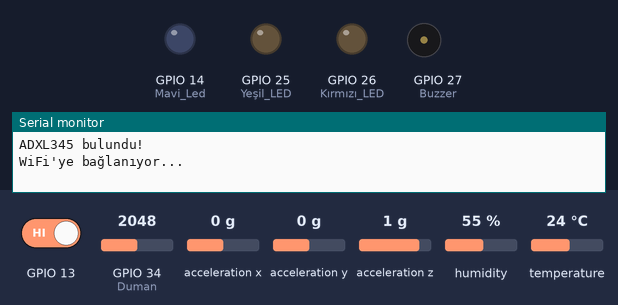
This program was run on a simulated ESP32. On the bench: output pins drawn as LEDs (lit = HIGH), buzzer (waves = sounding, pin HIGH), the last lines printed to the serial monitor. Dashed ring = blinking. The inputs (shaded band) are chosen by the test bench; at power-on: temperature 24 °C, acceleration x 0 g, GPIO 13 HIGH, GPIO 34 (Duman) = 2048, acceleration y 0 g, acceleration z 1 g, humidity 55 %. WiFi joins after 1.5 s; servers stay silent unless stated; uploads are accepted with an empty reply.

Above: at 0.1 s.
At 3.2 s:
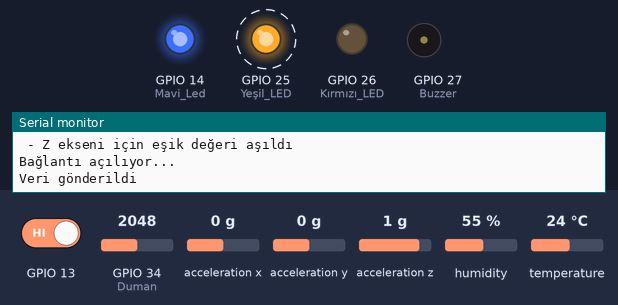
3.3 s: temperature set to 28 °C
6.8 s: temperature set to 31 °C
At 9.07 s:
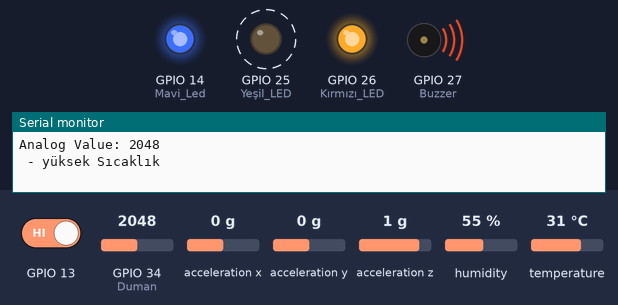
13.2 s: acceleration x set to -1.4 g
16.7 s: GPIO 13 driven LOW
20.2 s: GPIO 34 (Duman) set to 1073
26.8 s: GPIO 34 (Duman) set to 1022
Timing chart, 0 to 31.3 s (numbered marks = the images above; inputs shaded):
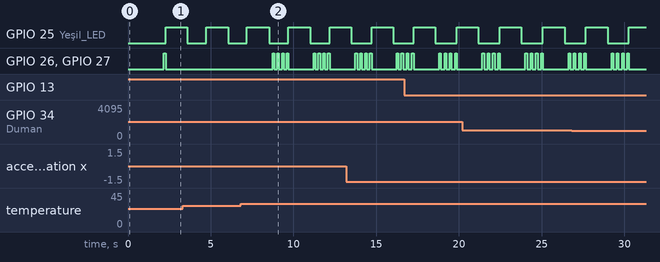

The program:

main.cpp
```cpp
#include <Arduino.h>
#include <Wire.h>
#include <Adafruit_ADXL345_U.h>
#include <WiFi.h>
#include <DHT.h>
#include <DHT_U.h>
const char* agAdi = "redmi12";
const char* agSifresi = "yusuf2003";
float temperature = 0.0;
int currentX = 0;
int currentY = 0;
int currentZ = 0;
int gasStatus = 0;
Adafruit_ADXL345_Unified accel = Adafruit_ADXL345_Unified(12345);
WiFiClient client;
#define DHTPIN 15
#define DHTTYPE DHT11
DHT dht(DHTPIN, DHTTYPE);
int esikDegeri = 700;
int xEsikDegeri = 1;
int yEsikDegeri = 1;
int zEsikDegeri = 1;
int deger = 0;

int16_t ax, ay, az;

void connectToWiFi() {
    Serial.println("WiFi'ye bağlanıyor...");

    WiFi.begin(agAdi, agSifresi);

    while (WiFi.status() != WL_CONNECTED) {

        delay(1000);
        Serial.println("Bağlanıyor...");
        digitalWrite(14, LOW);
    }
    Serial.println("Bağlandı! IP adresi: ");
    digitalWrite(14, HIGH);
    Serial.println(WiFi.localIP());
}

void sendDataToAPI() {
    digitalWrite(25, HIGH);  // Yeşil LED
    if (!client.connected()) {
        Serial.println("Bağlantı açılıyor...");
        if (!client.connect("192.168.123.46", 3000)) {
            Serial.println("Bağlantı hatası!");
            digitalWrite(14, LOW);
            return;
        }
        digitalWrite(14, HIGH);
    }
    String veri = "GET /test?x=" + String(ax) +
                  "&y=" + String(ay) +
                  "&z=" + String(az) +
                  "&smoke=" + String(deger) +
                  "&temperature=" + String(temperature) +
                  "&gasstatus=" + String(gasStatus) +
                  "&id=1 HTTP/1.1\r\n";
    veri += "Host: 195.85.216.225\r\n";
    veri += "Connection: close\r\n\r\n";
    client.print(veri);
    Serial.println("Veri gönderildi");

    while (client.available()) {
        String response = client.readString();
        Serial.println(response);
    }
    client.stop();
    digitalWrite(25, LOW);  // Yeşil LED'i kapat
}

void setup() {
    Wire.begin(21, 22);
    Serial.begin(9600);

    if (!accel.begin()) {
        Serial.println("ADXL345 bulunamadı! Kontrol edin.");
        while (1);
    }
    Serial.println("ADXL345 bulundu!");
    pinMode(26, OUTPUT); // Kırmızı LED
    pinMode(27, OUTPUT); // Buzzer
    pinMode(25, OUTPUT); // Yeşil LED
    pinMode(34, INPUT);  // Duman/Gaz sensörü (Analog giriş)
    pinMode(14, OUTPUT);  // Mavi Led (Dijital giriş)
    pinMode(13, INPUT);
    connectToWiFi();
}

void loop() {
    sensors_event_t event;
    accel.getEvent(&event);
    temperature = dht.readTemperature();
    ax = event.acceleration.x;
    ay = event.acceleration.y;
    az = event.acceleration.z;
    gasStatus = digitalRead(13);
    deger = analogRead(34);
    deger = map(deger, 0, 1023, 0, 1000);
    Serial.print("Duman/Gaz Değeri: ");
    Serial.print(deger);
    Serial.print("Duman/Gaz Aşım Durumu: ");
    Serial.print(gasStatus);
    Serial.print("Sıcaklık Değeri: ");
    Serial.print(temperature);
    Serial.print(", ADXL345 - X: ");
    Serial.print(ax);
    Serial.print(", Y: ");
    Serial.print(ay);
    Serial.print(", Z: ");
    Serial.println(az);
    int analogValue = analogRead(34);
    Serial.print("Analog Value: ");
    Serial.println(analogValue);
    bool alarm = false;
    if (temperature > 29){
        Serial.println(" - yüksek Sıcaklık");
        alarm = true;
    }
    if (gasStatus == 0) {
        Serial.println(" - yüksek duman veya gaz");
        alarm = true;
    }
    if (abs(ax - currentX) > xEsikDegeri) {
        Serial.println(" - X ekseni için eşik değeri aşıldı");
        alarm = true;
    }
    if (abs(ay - currentY) > yEsikDegeri) {
        Serial.println(" - Y ekseni için eşik değeri aşıldı");
        alarm = true;
    }
    if (abs(az - currentZ) > zEsikDegeri) {
        Serial.println(" - Z ekseni için eşik değeri aşıldı");
        alarm = true;
    }
    currentX = ax;
    currentY = ay;
    currentZ = az;
    if (alarm) {
        digitalWrite(26, HIGH);  // Kırmızı LED
        digitalWrite(27, HIGH);  // Buzzer
        digitalWrite(25, LOW);   // Yeşil LED
        delay(100);
        digitalWrite(26, LOW);   // Kırmızı LED kapalı
        digitalWrite(27, LOW);   // Buzzer kapalı
    } else {
        Serial.println(" - normal değerler");
        digitalWrite(26, LOW);   // Kırmızı LED kapalı
        digitalWrite(27, LOW);   // Buzzer kapalı
        digitalWrite(25, LOW);   // Yeşil LED kapalı
    }

    static unsigned long lastSendTime = 0;
    if (millis() - lastSendTime >= 1000) {
        sendDataToAPI();
        lastSendTime = millis();
    }
    delay(100);
}
```

Measured:
- the behaviour switches between 29 and 30 °C on temperature (found by bisection; images 1 and 2)
- after the input at 6.8 s, GPIO 26 (Kırmızı_LED), GPIO 27 (Buzzer): goes 3 × (HIGH 0.10 s, LOW 0.19 s), HIGH 0.10 s, LOW 1.5 s, 3 × (HIGH 0.10 s, LOW 0.19 s), HIGH 0.10 s, then LOW, starting after 1.9 s
- by itself, GPIO 25 (Yeşil_LED): alternates HIGH for 1.3 s and LOW for 1.3 s
